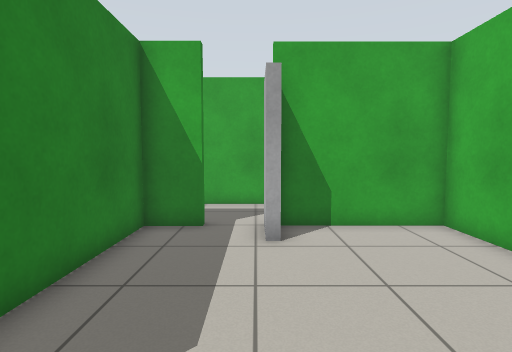
[1] (above)

12 first-person views from a walk through a world built for the Gazebo simulator. The camera is 0.99 m above the floor, tilts 4° down and sees 80° across. The lines on the ground mark 1 m squares. The floor is counted in squares, 0.5 m on a side. Each view is taken from the middle of a square. On the plan, view 1 faces up. The plan holds only what a view shows up to about 17 squares ahead; the rest is blank.

[2]
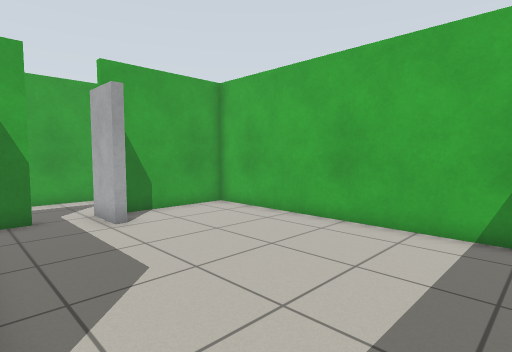

[3]
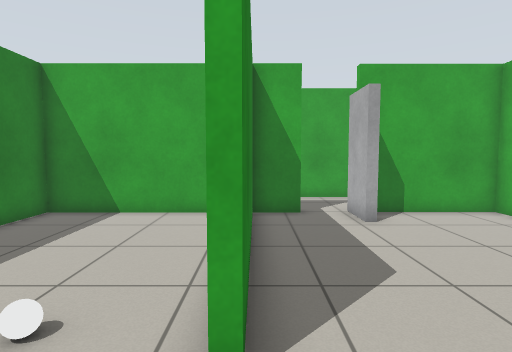

[4]
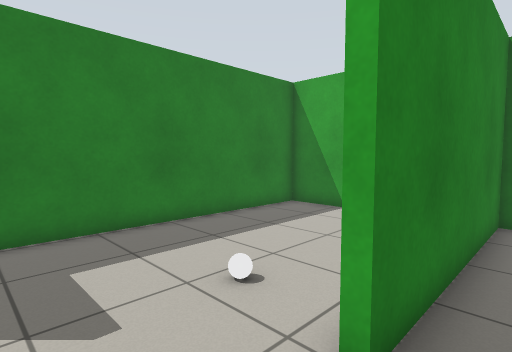

[5]
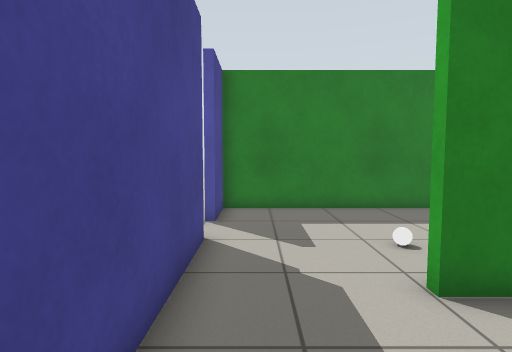

[6]
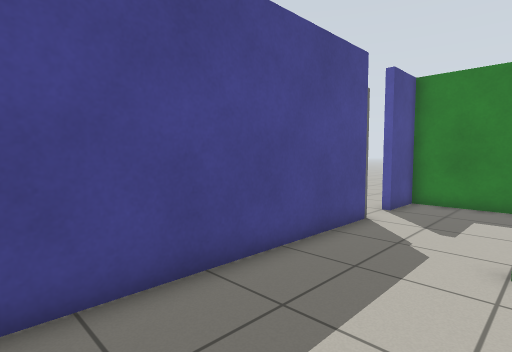

[7]
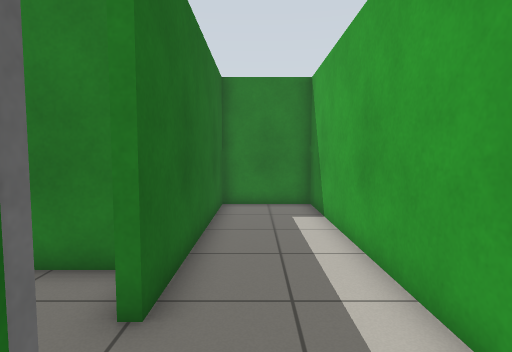

[8]
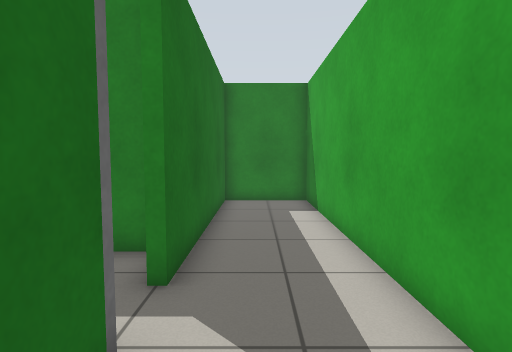

[9]
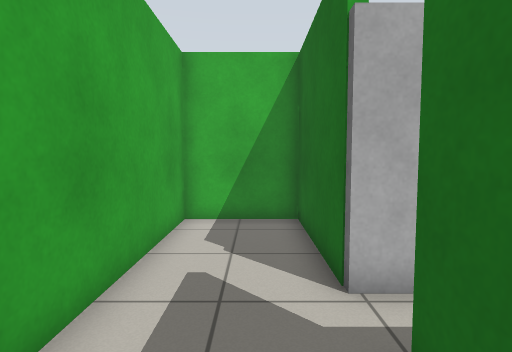

[10]
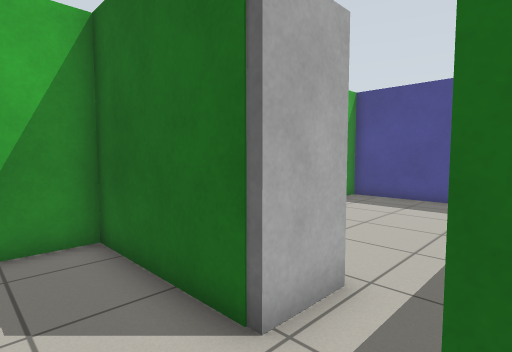

[11]
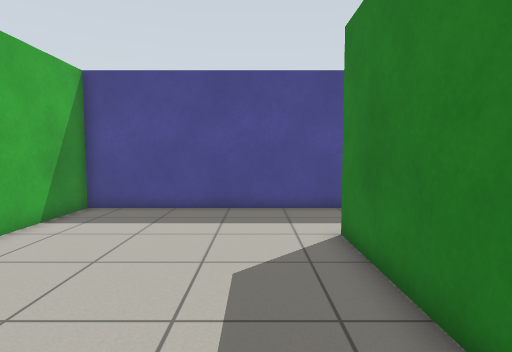

[12]
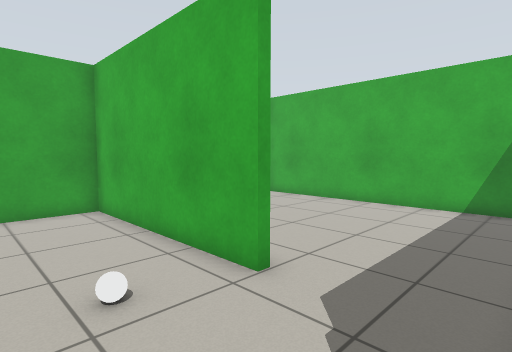

### Floor plan
Ten units are one square. View 1 is at (0, 0); x grows to the right and y downward. Boxes are objects, and circles mark ways between rooms. Rooms are numbered by the first view taken in them; rooms with no view inside come last. Other rooms are left out.
<svg viewBox="-106 -127 164 164">
<path fill="none" stroke="#000" d="M4 -87 53 -87 53 -122 -101 -122 -101 -87 -15 -87 -15 -84 -31 -84 -31 -5 -34 -5M-35 32 53 32 53 -84 6 -84M-34 -5 -34 -84 -101 -84 -101 32 -80 32M-60 32 -35 32"/>
<rect x="-5" y="-85" width="10" height="20" fill="#bbb"><title>door leaf</title></rect>
<rect x="-65" y="-15" width="10" height="10" fill="#bbb"><title>white ball</title></rect>
<circle cx="-30" cy="10" r="3" fill="#2a7"/>
<text x="0" y="-50">1</text>
<text x="-70" y="-30">2</text>
</svg>
Room 1 opens to room 2.

Where each view was taken, in squares from view 1:
view 1: 0 up, 0 right, facing up
view 2: 2 down, 3 left, facing up-right
view 3: 2 down, 3 left, facing up
view 4: 2 down, 2 left, facing up-left
view 5: 2 down, 1 right, facing left
view 6: 1 up, 3 right, facing down-left
view 7: 10 up, 2 right, facing left
view 8: 10 up, 3 right, facing left
view 9: 10 up, 4 left, facing right
view 10: 11 up, 2 left, facing down-right
view 11: 8 up, 1 left, facing down
view 12: 3 down, 7 left, facing up-right
